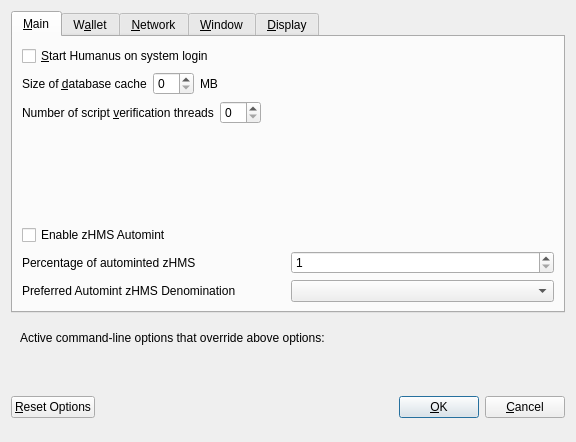
<?xml version="1.0" encoding="UTF-8"?>
<ui version="4.0">
 <class>OptionsDialog</class>
 <widget class="QDialog" name="OptionsDialog">
  <property name="geometry">
   <rect>
    <x>0</x>
    <y>0</y>
    <width>576</width>
    <height>442</height>
   </rect>
  </property>
  <property name="windowTitle">
   <string>Options</string>
  </property>
  <property name="modal">
   <bool>true</bool>
  </property>
  <layout class="QVBoxLayout" name="verticalLayout">
   <item>
    <widget class="QTabWidget" name="tabWidget">
     <property name="currentIndex">
      <number>0</number>
     </property>
     <widget class="QWidget" name="tabMain">
      <attribute name="title">
       <string>&amp;Main</string>
      </attribute>
      <layout class="QVBoxLayout" name="verticalLayout_Main">
       <item>
        <widget class="QCheckBox" name="bitcoinAtStartup">
         <property name="toolTip">
          <string>Automatically start Humanus after logging in to the system.</string>
         </property>
         <property name="text">
          <string>&amp;Start Humanus on system login</string>
         </property>
        </widget>
       </item>
       <item>
        <layout class="QHBoxLayout" name="horizontalLayout_2_Main">
         <item>
          <widget class="QLabel" name="databaseCacheLabel">
           <property name="text">
            <string>Size of &amp;database cache</string>
           </property>
           <property name="textFormat">
            <enum>Qt::PlainText</enum>
           </property>
           <property name="buddy">
            <cstring>databaseCache</cstring>
           </property>
          </widget>
         </item>
         <item>
          <widget class="QSpinBox" name="databaseCache"/>
         </item>
         <item>
          <widget class="QLabel" name="databaseCacheUnitLabel">
           <property name="text">
            <string>MB</string>
           </property>
           <property name="textFormat">
            <enum>Qt::PlainText</enum>
           </property>
          </widget>
         </item>
         <item>
          <spacer name="horizontalSpacer_2_Main">
           <property name="orientation">
            <enum>Qt::Horizontal</enum>
           </property>
           <property name="sizeHint" stdset="0">
            <size>
             <width>40</width>
             <height>20</height>
            </size>
           </property>
          </spacer>
         </item>
        </layout>
       </item>
       <item>
        <layout class="QHBoxLayout" name="horizontalLayout_3_Main">
         <item>
          <widget class="QLabel" name="threadsScriptVerifLabel">
           <property name="text">
            <string>Number of script &amp;verification threads</string>
           </property>
           <property name="textFormat">
            <enum>Qt::PlainText</enum>
           </property>
           <property name="buddy">
            <cstring>threadsScriptVerif</cstring>
           </property>
          </widget>
         </item>
         <item>
          <widget class="QSpinBox" name="threadsScriptVerif">
           <property name="toolTip">
            <string>(0 = auto, &lt;0 = leave that many cores free)</string>
           </property>
          </widget>
         </item>
         <item>
          <spacer name="horizontalSpacer_3_Main">
           <property name="orientation">
            <enum>Qt::Horizontal</enum>
           </property>
           <property name="sizeHint" stdset="0">
            <size>
             <width>40</width>
             <height>20</height>
            </size>
           </property>
          </spacer>
         </item>
        </layout>
       </item>
       <item>
        <spacer name="verticalSpacer_2">
         <property name="orientation">
          <enum>Qt::Vertical</enum>
         </property>
         <property name="sizeHint" stdset="0">
          <size>
           <width>20</width>
           <height>40</height>
          </size>
         </property>
        </spacer>
       </item>
       <item>
        <widget class="QCheckBox" name="checkBoxZeromintEnable">
         <property name="toolTip">
          <string>Enable automatic minting of HMS units to zHMS</string>
         </property>
         <property name="layoutDirection">
          <enum>Qt::LeftToRight</enum>
         </property>
         <property name="text">
          <string>Enable zHMS Automint</string>
         </property>
        </widget>
       </item>
       <item>
        <layout class="QHBoxLayout" name="horizontalLayout_3">
         <item>
          <widget class="QLabel" name="percentage_label">
           <property name="toolTip">
            <string>Percentage of incoming HMS which get automatically converted to zHMS via Zerocoin Protocol (min: 10%)</string>
           </property>
           <property name="text">
            <string>Percentage of autominted zHMS</string>
           </property>
          </widget>
         </item>
         <item>
          <widget class="QSpinBox" name="zeromintPercentage">
           <property name="minimum">
            <number>1</number>
           </property>
           <property name="maximum">
            <number>100</number>
           </property>
          </widget>
         </item>
        </layout>
       </item>
       <item>
        <layout class="QHBoxLayout" name="horizontalLayout" stretch="0,0">
         <property name="sizeConstraint">
          <enum>QLayout::SetFixedSize</enum>
         </property>
         <item>
          <widget class="QLabel" name="labelPreferredDenom">
           <property name="maximumSize">
            <size>
             <width>16777215</width>
             <height>16777215</height>
            </size>
           </property>
           <property name="toolTip">
            <string>Wait with automatic conversion to Zerocoin until enough HMS for this denomination is available</string>
           </property>
           <property name="text">
            <string>Preferred Automint zHMS Denomination</string>
           </property>
          </widget>
         </item>
         <item>
          <widget class="QComboBox" name="preferredDenom">
           <property name="maximumSize">
            <size>
             <width>16777215</width>
             <height>27</height>
            </size>
           </property>
           <property name="toolTip">
            <string>Wait with automatic conversion to Zerocoin until enough HMS for this denomination is available</string>
           </property>
           <property name="maxVisibleItems">
            <number>9</number>
           </property>
           <property name="maxCount">
            <number>9</number>
           </property>
          </widget>
         </item>
        </layout>
       </item>
      </layout>
     </widget>
     <widget class="QWidget" name="tabWallet">
      <attribute name="title">
       <string>W&amp;allet</string>
      </attribute>
      <layout class="QVBoxLayout" name="verticalLayout_Wallet">
       <item>
        <layout class="QHBoxLayout" name="horizontalLayout_2_Wallet">
         <item>
          <widget class="QLabel" name="labelStakeSplitThresholdText">
           <property name="text">
            <string>Stake split threshold:</string>
           </property>
          </widget>
         </item>
         <item>
          <widget class="QSpinBox" name="spinBoxStakeSplitThreshold">
           <property name="minimum">
            <number>1</number>
           </property>
           <property name="maximum">
            <number>999999</number>
           </property>
          </widget>
         </item>
        </layout>
       </item>
       <item>
        <widget class="QGroupBox" name="groupBox">
         <property name="title">
          <string>Expert</string>
         </property>
         <layout class="QVBoxLayout" name="verticalLayout_2">
          <item>
           <widget class="QCheckBox" name="coinControlFeatures">
            <property name="toolTip">
             <string>Whether to show coin control features or not.</string>
            </property>
            <property name="text">
             <string>Enable coin &amp;control features</string>
            </property>
           </widget>
          </item>
          <item>
           <widget class="QCheckBox" name="showMasternodesTab">
            <property name="toolTip">
             <string>Show additional tab listing all your masternodes in first sub-tab&lt;br/&gt;and all masternodes on the network in second sub-tab.</string>
            </property>
            <property name="text">
             <string>Show Masternodes Tab</string>
            </property>
           </widget>
          </item>
          <item>
           <widget class="QCheckBox" name="spendZeroConfChange">
            <property name="toolTip">
             <string>If you disable the spending of unconfirmed change, the change from a transaction&lt;br/&gt;cannot be used until that transaction has at least one confirmation.&lt;br/&gt;This also affects how your balance is computed.</string>
            </property>
            <property name="text">
             <string>&amp;Spend unconfirmed change</string>
            </property>
           </widget>
          </item>
         </layout>
        </widget>
       </item>
       <item>
        <spacer name="verticalSpacer_Wallet">
         <property name="orientation">
          <enum>Qt::Vertical</enum>
         </property>
         <property name="sizeHint" stdset="0">
          <size>
           <width>20</width>
           <height>40</height>
          </size>
         </property>
        </spacer>
       </item>
      </layout>
     </widget>
     <widget class="QWidget" name="tabNetwork">
      <attribute name="title">
       <string>&amp;Network</string>
      </attribute>
      <layout class="QVBoxLayout" name="verticalLayout_Network">
       <item>
        <widget class="QCheckBox" name="mapPortUpnp">
         <property name="toolTip">
          <string>Automatically open the Humanus client port on the router. This only works when your router supports UPnP and it is enabled.</string>
         </property>
         <property name="text">
          <string>Map port using &amp;UPnP</string>
         </property>
        </widget>
       </item>
       <item>
        <widget class="QCheckBox" name="allowIncoming">
         <property name="toolTip">
          <string>Accept connections from outside</string>
         </property>
         <property name="text">
          <string>Allow incoming connections</string>
         </property>
        </widget>
       </item>
       <item>
        <widget class="QCheckBox" name="connectSocks">
         <property name="toolTip">
          <string>Connect to the Humanus network through a SOCKS5 proxy.</string>
         </property>
         <property name="text">
          <string>&amp;Connect through SOCKS5 proxy (default proxy):</string>
         </property>
        </widget>
       </item>
       <item>
        <layout class="QHBoxLayout" name="horizontalLayout_1_Network">
         <item>
          <widget class="QLabel" name="proxyIpLabel">
           <property name="text">
            <string>Proxy &amp;IP:</string>
           </property>
           <property name="textFormat">
            <enum>Qt::PlainText</enum>
           </property>
           <property name="buddy">
            <cstring>proxyIp</cstring>
           </property>
          </widget>
         </item>
         <item>
          <widget class="QValidatedLineEdit" name="proxyIp">
           <property name="minimumSize">
            <size>
             <width>140</width>
             <height>0</height>
            </size>
           </property>
           <property name="maximumSize">
            <size>
             <width>140</width>
             <height>16777215</height>
            </size>
           </property>
           <property name="toolTip">
            <string>IP address of the proxy (e.g. IPv4: 127.0.0.1 / IPv6: ::1)</string>
           </property>
          </widget>
         </item>
         <item>
          <widget class="QLabel" name="proxyPortLabel">
           <property name="text">
            <string>&amp;Port:</string>
           </property>
           <property name="textFormat">
            <enum>Qt::PlainText</enum>
           </property>
           <property name="buddy">
            <cstring>proxyPort</cstring>
           </property>
          </widget>
         </item>
         <item>
          <widget class="QLineEdit" name="proxyPort">
           <property name="minimumSize">
            <size>
             <width>55</width>
             <height>0</height>
            </size>
           </property>
           <property name="maximumSize">
            <size>
             <width>55</width>
             <height>16777215</height>
            </size>
           </property>
           <property name="toolTip">
            <string>Port of the proxy (e.g. 9050)</string>
           </property>
          </widget>
         </item>
         <item>
          <spacer name="horizontalSpacer_1_Network">
           <property name="orientation">
            <enum>Qt::Horizontal</enum>
           </property>
           <property name="sizeHint" stdset="0">
            <size>
             <width>40</width>
             <height>20</height>
            </size>
           </property>
          </spacer>
         </item>
        </layout>
       </item>
       <item>
        <spacer name="verticalSpacer_Network">
         <property name="orientation">
          <enum>Qt::Vertical</enum>
         </property>
         <property name="sizeHint" stdset="0">
          <size>
           <width>20</width>
           <height>40</height>
          </size>
         </property>
        </spacer>
       </item>
      </layout>
     </widget>
     <widget class="QWidget" name="tabWindow">
      <attribute name="title">
       <string>&amp;Window</string>
      </attribute>
      <layout class="QVBoxLayout" name="verticalLayout_Window">
       <item>
        <widget class="QCheckBox" name="minimizeToTray">
         <property name="toolTip">
          <string>Show only a tray icon after minimizing the window.</string>
         </property>
         <property name="text">
          <string>&amp;Minimize to the tray instead of the taskbar</string>
         </property>
        </widget>
       </item>
       <item>
        <widget class="QCheckBox" name="minimizeOnClose">
         <property name="toolTip">
          <string>Minimize instead of exit the application when the window is closed. When this option is enabled, the application will be closed only after selecting Quit in the menu.</string>
         </property>
         <property name="text">
          <string>M&amp;inimize on close</string>
         </property>
        </widget>
       </item>
       <item>
        <spacer name="verticalSpacer_Window">
         <property name="orientation">
          <enum>Qt::Vertical</enum>
         </property>
         <property name="sizeHint" stdset="0">
          <size>
           <width>20</width>
           <height>40</height>
          </size>
         </property>
        </spacer>
       </item>
      </layout>
     </widget>
     <widget class="QWidget" name="tabDisplay">
      <attribute name="title">
       <string>&amp;Display</string>
      </attribute>
      <layout class="QVBoxLayout" name="verticalLayout_Display">
       <item>
        <layout class="QHBoxLayout" name="horizontalLayout_1_Display">
         <item>
          <widget class="QLabel" name="langLabel">
           <property name="text">
            <string>User Interface &amp;language:</string>
           </property>
           <property name="textFormat">
            <enum>Qt::PlainText</enum>
           </property>
           <property name="buddy">
            <cstring>lang</cstring>
           </property>
          </widget>
         </item>
         <item>
          <widget class="QValueComboBox" name="lang">
           <property name="toolTip">
            <string>The user interface language can be set here. This setting will take effect after restarting Humanus.</string>
           </property>
          </widget>
         </item>
        </layout>
       </item>
       <item>
        <widget class="QLabel" name="label_3">
         <property name="toolTip">
          <string notr="true"/>
         </property>
         <property name="statusTip">
          <string notr="true"/>
         </property>
         <property name="whatsThis">
          <string notr="true"/>
         </property>
         <property name="accessibleName">
          <string notr="true"/>
         </property>
         <property name="text">
          <string>Language missing or translation incomplete? Help contributing translations here:
https://www.transifex.com/humanus-project/humanus-project-translations</string>
         </property>
         <property name="wordWrap">
          <bool>true</bool>
         </property>
         <property name="openExternalLinks">
          <bool>true</bool>
         </property>
         <property name="textInteractionFlags">
          <set>Qt::TextBrowserInteraction</set>
         </property>
        </widget>
       </item>
       <item>
        <layout class="QHBoxLayout" name="horizontalLayout_4_Display" stretch="0,0">
         <item>
          <widget class="QLabel" name="themeLabel">
           <property name="text">
            <string>User Interface Theme:</string>
           </property>
          </widget>
         </item>
         <item>
          <widget class="QValueComboBox" name="theme"/>
         </item>
        </layout>
       </item>
       <item>
        <widget class="Line" name="line">
         <property name="orientation">
          <enum>Qt::Horizontal</enum>
         </property>
        </widget>
       </item>
       <item>
        <layout class="QHBoxLayout" name="horizontalLayout_2_Display">
         <item>
          <widget class="QLabel" name="unitLabel">
           <property name="text">
            <string>&amp;Unit to show amounts in:</string>
           </property>
           <property name="textFormat">
            <enum>Qt::PlainText</enum>
           </property>
           <property name="buddy">
            <cstring>unit</cstring>
           </property>
          </widget>
         </item>
         <item>
          <widget class="QValueComboBox" name="unit">
           <property name="toolTip">
            <string>Choose the default subdivision unit to show in the interface and when sending coins.</string>
           </property>
          </widget>
         </item>
        </layout>
       </item>
       <item>
        <layout class="QHBoxLayout" name="horizontalLayout_5_Display">
         <item>
          <widget class="QLabel" name="digitsLabel">
           <property name="text">
            <string>Decimal digits</string>
           </property>
          </widget>
         </item>
         <item>
          <widget class="QValueComboBox" name="digits"/>
         </item>
        </layout>
       </item>
       <item>
        <widget class="QCheckBox" name="checkBoxHideZeroBalances">
         <property name="toolTip">
          <string>Hide empty balances</string>
         </property>
         <property name="layoutDirection">
          <enum>Qt::LeftToRight</enum>
         </property>
         <property name="text">
          <string>Hide empty balances</string>
         </property>
        </widget>
       </item>
       <item>
        <layout class="QHBoxLayout" name="horizontalLayout_3_Display">
         <item>
          <widget class="QLabel" name="thirdPartyTxUrlsLabel">
           <property name="toolTip">
            <string>Third party URLs (e.g. a block explorer) that appear in the transactions tab as context menu items. %s in the URL is replaced by transaction hash. Multiple URLs are separated by vertical bar |.</string>
           </property>
           <property name="text">
            <string>Third party transaction URLs</string>
           </property>
           <property name="buddy">
            <cstring>thirdPartyTxUrls</cstring>
           </property>
          </widget>
         </item>
         <item>
          <widget class="QLineEdit" name="thirdPartyTxUrls">
           <property name="toolTip">
            <string>Third party URLs (e.g. a block explorer) that appear in the transactions tab as context menu items. %s in the URL is replaced by transaction hash. Multiple URLs are separated by vertical bar |.</string>
           </property>
          </widget>
         </item>
        </layout>
       </item>
       <item>
        <spacer name="verticalSpacer">
         <property name="orientation">
          <enum>Qt::Vertical</enum>
         </property>
         <property name="sizeHint" stdset="0">
          <size>
           <width>20</width>
           <height>40</height>
          </size>
         </property>
        </spacer>
       </item>
      </layout>
     </widget>
    </widget>
   </item>
   <item>
    <widget class="QFrame" name="frame">
     <layout class="QVBoxLayout" name="verticalLayout_Bottom">
      <item>
       <layout class="QHBoxLayout" name="horizontalLayout_Bottom">
        <item>
         <widget class="QLabel" name="overriddenByCommandLineInfoLabel">
          <property name="text">
           <string>Active command-line options that override above options:</string>
          </property>
          <property name="textFormat">
           <enum>Qt::PlainText</enum>
          </property>
         </widget>
        </item>
        <item>
         <spacer name="horizontalSpacer_Bottom">
          <property name="orientation">
           <enum>Qt::Horizontal</enum>
          </property>
          <property name="sizeHint" stdset="0">
           <size>
            <width>40</width>
            <height>20</height>
           </size>
          </property>
         </spacer>
        </item>
       </layout>
      </item>
      <item>
       <widget class="QLabel" name="overriddenByCommandLineLabel">
        <property name="text">
         <string/>
        </property>
        <property name="textFormat">
         <enum>Qt::PlainText</enum>
        </property>
        <property name="wordWrap">
         <bool>true</bool>
        </property>
       </widget>
      </item>
     </layout>
    </widget>
   </item>
   <item>
    <layout class="QHBoxLayout" name="horizontalLayout_Buttons">
     <item>
      <widget class="QPushButton" name="resetButton">
       <property name="toolTip">
        <string>Reset all client options to default.</string>
       </property>
       <property name="text">
        <string>&amp;Reset Options</string>
       </property>
       <property name="autoDefault">
        <bool>false</bool>
       </property>
      </widget>
     </item>
     <item>
      <spacer name="horizontalSpacer_1">
       <property name="orientation">
        <enum>Qt::Horizontal</enum>
       </property>
       <property name="sizeHint" stdset="0">
        <size>
         <width>40</width>
         <height>48</height>
        </size>
       </property>
      </spacer>
     </item>
     <item>
      <widget class="QLabel" name="statusLabel">
       <property name="minimumSize">
        <size>
         <width>200</width>
         <height>0</height>
        </size>
       </property>
       <property name="font">
        <font>
         <weight>75</weight>
         <bold>true</bold>
        </font>
       </property>
       <property name="text">
        <string/>
       </property>
       <property name="textFormat">
        <enum>Qt::PlainText</enum>
       </property>
       <property name="wordWrap">
        <bool>true</bool>
       </property>
      </widget>
     </item>
     <item>
      <spacer name="horizontalSpacer_2">
       <property name="orientation">
        <enum>Qt::Horizontal</enum>
       </property>
       <property name="sizeHint" stdset="0">
        <size>
         <width>40</width>
         <height>48</height>
        </size>
       </property>
      </spacer>
     </item>
     <item>
      <widget class="QPushButton" name="okButton">
       <property name="text">
        <string>&amp;OK</string>
       </property>
       <property name="autoDefault">
        <bool>false</bool>
       </property>
       <property name="default">
        <bool>true</bool>
       </property>
      </widget>
     </item>
     <item>
      <widget class="QPushButton" name="cancelButton">
       <property name="text">
        <string>&amp;Cancel</string>
       </property>
       <property name="autoDefault">
        <bool>false</bool>
       </property>
      </widget>
     </item>
    </layout>
   </item>
  </layout>
 </widget>
 <customwidgets>
  <customwidget>
   <class>QValidatedLineEdit</class>
   <extends>QLineEdit</extends>
   <header>qvalidatedlineedit.h</header>
  </customwidget>
  <customwidget>
   <class>QValueComboBox</class>
   <extends>QComboBox</extends>
   <header>qvaluecombobox.h</header>
  </customwidget>
 </customwidgets>
 <resources/>
 <connections/>
</ui>
